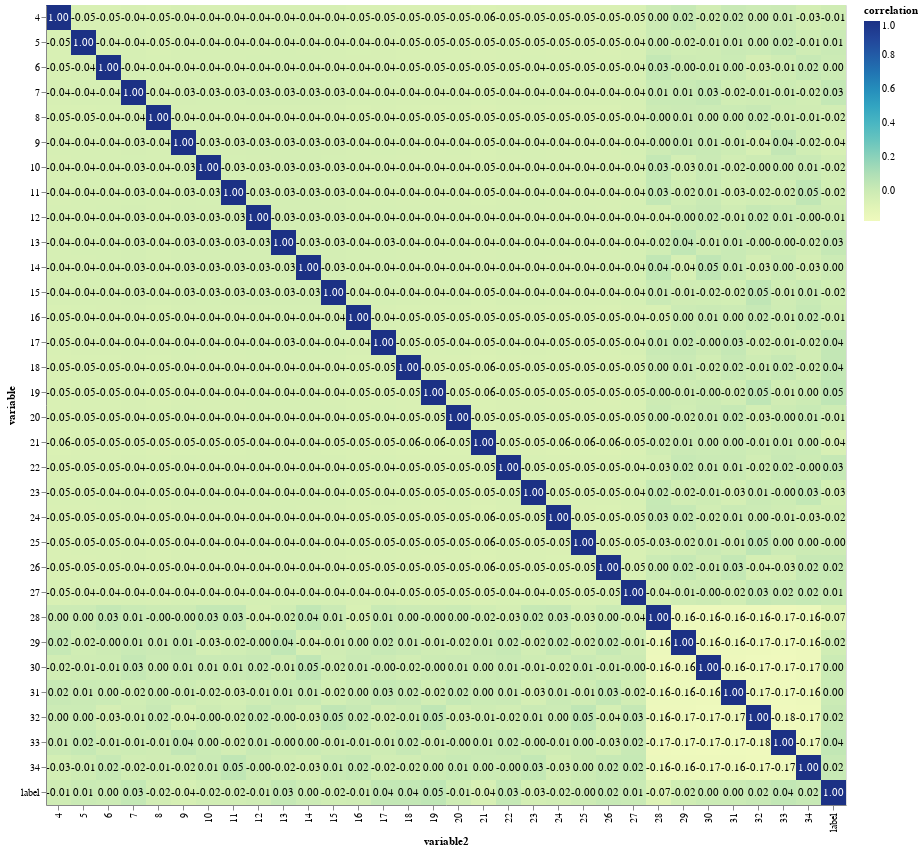

The cell this chart's notebook holds for it:
### Code cell
base = alt.Chart(cor_data_simple).encode(
    x='variable2:O',
    y='variable:O'    
)

# Text layer with correlation labels
# Colors are for easier readability
text = base.mark_text().encode(
    text='correlation_label',
    color=alt.condition(
        alt.datum.correlation > 0.5, 
        alt.value('white'),
        alt.value('black')
    )
)

# The correlation heatmap itself
cor_plot = base.mark_rect().encode(
    color='correlation:Q'
).properties(height=800, width = 800)

cor_plot + text # The '+' means overlaying the text and rect layer

### Figure 1 — Vega-Lite specification as saved in the notebook (floating-point values rounded to 4 significant figures; data arrays with more than 128 entries replaced by an {"elided": "..."} marker saying what was removed)
{"config": {"view": {"continuousWidth": 400, "continuousHeight": 300}}, "layer": [{"mark": "rect", "encoding": {"color": {"type": "quantitative", "field": "correlation"}, "x": {"type": "ordinal", "field": "variable2"}, "y": {"type": "ordinal", "field": "variable"}}, "height": 800, "width": 800}, {"mark": "text", "encoding": {"color": {"condition": {"value": "white", "test": "(datum.correlation > 0.5)"}, "value": "black"}, "text": {"type": "nominal", "field": "correlation_label"}, "x": {"type": "ordinal", "field": "variable2"}, "y": {"type": "ordinal", "field": "variable"}}}], "data": {"name": "data-7618d670a61c493f63c49ef1895c53a5"}, "$schema": "https://vega.github.io/schema/vega-lite/v4.8.1.json", "datasets": {"data-7618d670a61c493f63c49ef1895c53a5": {"elided": "1024 records"}}}
